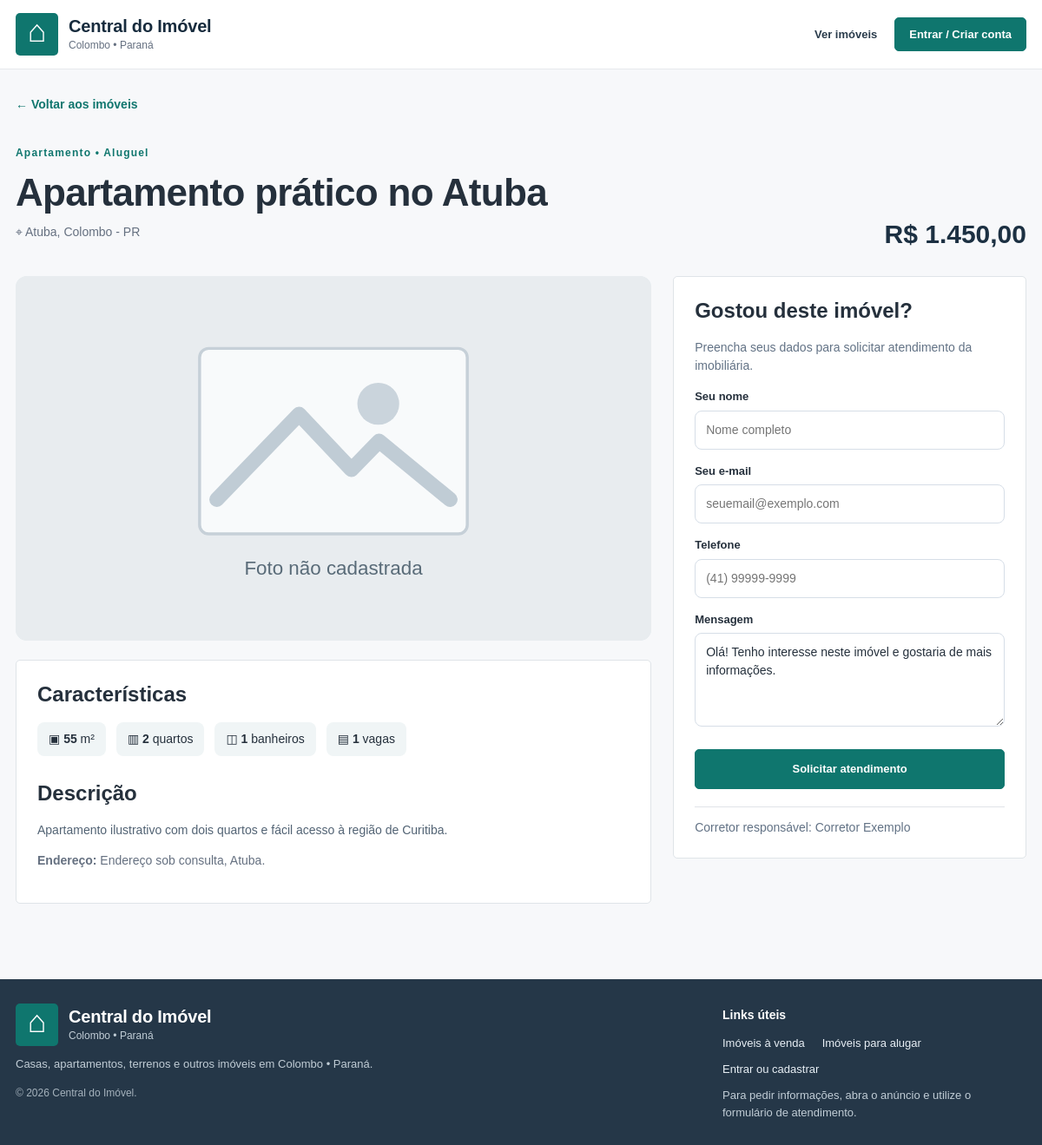
/imovel.php?id=2, run on the app's committed database.
### tables this page shows
CREATE TABLE IF NOT EXISTS imoveis (
  id_imovel INT AUTO_INCREMENT PRIMARY KEY,
  titulo VARCHAR(180) NOT NULL,
  tipo VARCHAR(40) NOT NULL,
  finalidade ENUM('Venda','Aluguel') NOT NULL,
  endereco VARCHAR(180) NOT NULL,
  bairro VARCHAR(100) NOT NULL,
  cidade VARCHAR(100) NOT NULL DEFAULT 'Colombo',
  preco DECIMAL(12,2) NOT NULL,
  descricao TEXT,
  quartos INT NOT NULL DEFAULT 0,
  banheiros INT NOT NULL DEFAULT 0,
  vagas INT NOT NULL DEFAULT 0,
  area INT NOT NULL DEFAULT 0,
  imagem VARCHAR(255),
  id_corretor INT NULL,
  FOREIGN KEY (id_corretor) REFERENCES corretores(id_corretor) ON DELETE SET NULL
);

CREATE TABLE IF NOT EXISTS corretores (
  id_corretor INT AUTO_INCREMENT PRIMARY KEY,
  nome VARCHAR(120) NOT NULL,
  telefone VARCHAR(30),
  email VARCHAR(150)
);

### config/conexao.php (called while the page is built, shortened)
<?php
function db(): PDO
{
    static $conexao = null;
    if ($conexao === null) {
        try {
            $conexao = new PDO(
                'mysql:host=' . DB_HOST . ';dbname=' . DB_NOME . ';charset=utf8mb4',
                DB_USUARIO,
                DB_SENHA,
                [PDO::ATTR_ERRMODE => PDO::ERRMODE_EXCEPTION,
                 PDO::ATTR_DEFAULT_FETCH_MODE => PDO::FETCH_ASSOC,
                 PDO::ATTR_EMULATE_PREPARES => false]
            );
        } catch (PDOException $erro) {
            http_response_code(500);
            exit('Erro na conexão com o banco. Verifique o XAMPP, o banco central_imovel e config/conexao.php.');
        }
    }
    return $conexao;
}

### imovel.php (the view, shortened to what this page needs)
<?php
require_once __DIR__ . '/config/funcoes.php';
$id = filter_input(INPUT_GET, 'id', FILTER_VALIDATE_INT);
$busca = db()->prepare('SELECT i.*, c.nome AS corretor_nome FROM imoveis i LEFT JOIN corretores c ON c.id_corretor = i.id_corretor WHERE i.id_imovel = ?');
$busca->execute([$id ?: 0]);
$imovel = $busca->fetch();
$galeria = [];
if (!$galeria) $galeria[] = foto_imovel($imovel);
?>
<main class="container pagina">
 <p><a class="voltar" href="<?= h(caminho('index.php')) ?>">← Voltar aos imóveis</a></p>
 <div class="detalhe-cabecalho"><div><span class="sobretitulo verde"><?= h($imovel['tipo']) ?> • <?= h($imovel['finalidade']) ?></span><h1><?= h($imovel['titulo']) ?></h1><p class="local">⌖ <?= h($imovel['bairro']) ?>, <?= h($imovel['cidade']) ?> - PR</p></div><strong class="preco-grande"><?= h(dinheiro($imovel['preco'])) ?></strong></div>
 <div class="detalhe-layout"><div>
  <div class="detalhe-imagem"><img id="foto-principal" src="<?= h($galeria[0]) ?>" alt="Imagem referente ao imóvel: <?= h($imovel['titulo']) ?>"></div>
  <div class="bloco-branco"><h2>Características</h2><div class="caracteristicas"><span>▣ <b><?= (int)$imovel['area'] ?></b> m²</span><span>▥ <b><?= (int)$imovel['quartos'] ?></b> quartos</span><span>◫ <b><?= (int)$imovel['banheiros'] ?></b> banheiros</span><span>▤ <b><?= (int)$imovel['vagas'] ?></b> vagas</span></div><h2>Descrição</h2><p class="descricao"><?= nl2br(h($imovel['descricao'] ?: 'Sem descrição cadastrada.')) ?></p><p class="local"><b>Endereço:</b> <?= h($imovel['endereco']) ?>, <?= h($imovel['bairro']) ?>.</p></div>
 </div>
 <aside class="bloco-branco contato-box"><h2>Gostou deste imóvel?</h2><p>Preencha seus dados para solicitar atendimento da imobiliária.</p><form method="post" action="<?= h(caminho('contato.php')) ?>">
 <label for="nome">Seu nome</label><input required maxlength="120" id="nome" name="nome" placeholder="Nome completo" value="<?= h(e_visitante() ? usuario()['nome'] : '') ?>">
 <label for="email">Seu e-mail</label><input required type="email" maxlength="150" id="email" name="email" placeholder="seuemail@exemplo.com" value="<?= h(e_visitante() ? usuario()['email'] : '') ?>">
 <label for="telefone">Telefone</label><input maxlength="30" id="telefone" name="telefone" placeholder="(41) 99999-9999">
 <label for="mensagem">Mensagem</label><textarea id="mensagem" maxlength="1500" name="mensagem" rows="4" required>Olá! Tenho interesse neste imóvel e gostaria de mais informações.</textarea>
 <button class="botao largura-total" type="submit">Solicitar atendimento</button></form><p class="nota-contato">Corretor responsável: <?= h($imovel['corretor_nome'] ?: 'A definir') ?></p>
 </aside></div>
</main>

### assets/css/estilo.css (style rules this page uses)
:root { --cor-principal: #0f766e; --azul-escuro: #172a3a; --texto: #253449; --secundario: #697889; --fundo: #f5f7fa; --borda: #e2e8ef; --branco: #fff; --sombra: 0 10px 35px rgba(24,41,58,.075); }
* { box-sizing: border-box; }
html { scroll-behavior: smooth; }
body { margin: 0; background: var(--fundo); color: var(--texto); font: 16px/1.55 Arial, Helvetica, sans-serif; }
a { color: inherit; text-decoration: none; }
img { max-width: 100%; }
button, input, textarea, select { font: inherit; }
button { cursor: pointer; }
.container { width: min(1160px, calc(100% - 40px)); margin: 0 auto; }
h1,h2,h3,p { margin-top: 0; }
h1,h2,h3 { line-height: 1.25; }
h1 { font-size: clamp(29px, 4vw, 44px); letter-spacing: -.7px; }
h2 { font-size: 24px; }
.botao { display: inline-flex; align-items: center; justify-content: center; border: 1px solid var(--cor-principal); border-radius: 9px; background: var(--cor-principal); padding: 12px 20px; font-weight: 700; font-size: 14px; color: white; transition: filter .15s ease, transform .15s ease; }
.largura-total { width: 100%; }
.sobretitulo { display: inline-block; color: #b4f0e2; font-size: 12px; font-weight: 800; letter-spacing: 1.2px; }
.sobretitulo.verde { color: var(--cor-principal); }
label:not(.caixa-check) { display: block; }
.filtros-campos label, .formulario-grande label, .contato-box label, .login-card label { display: block; font-size: 13px; font-weight: 700; margin-bottom: 6px; }
input:not([type="radio"]):not([type="checkbox"]):not([type="color"]):not([type="file"]), select, textarea { width: 100%; border: 1px solid #d6dee7; background: #fff; padding: 11px 12px; min-height: 44px; border-radius: 8px; color: var(--texto); }
.local { font-size: 14px; color: var(--secundario); }
.pagina { padding-top: 34px; padding-bottom: 40px; }
.voltar { display: inline-block; color: var(--cor-principal); font-size: 14px; font-weight: 700; margin-bottom: 14px; }
.detalhe-cabecalho { display: flex; justify-content: space-between; align-items: flex-end; gap: 25px; margin: 20px 0 26px; }
.detalhe-cabecalho h1 { margin: 8px 0; }
.preco-grande { color: var(--azul-escuro); font-size: 30px; white-space: nowrap; }
.detalhe-layout { display: grid; grid-template-columns: minmax(0,1.8fr) minmax(290px,1fr); gap: 25px; align-items: start; }
.detalhe-imagem { margin-bottom: 22px; height: 420px; border-radius: 13px; overflow: hidden; background: #e5eef1; }
.detalhe-imagem img { width: 100%; height: 100%; object-fit: cover; }
.bloco-branco { background: white; border: 1px solid var(--borda); border-radius: 13px; padding: 24px; box-shadow: 0 3px 18px rgba(17,42,61,.035); margin-bottom: 22px; }
.bloco-branco h2 { margin-bottom: 17px; }
.caracteristicas { display: flex; flex-wrap: wrap; gap: 12px; margin: 12px 0 28px; }
.caracteristicas span { background: #f0f5f6; padding: 9px 13px; border-radius: 8px; font-size: 14px; }
.descricao { white-space: normal; color: #526374; }
.contato-box { position: sticky; top: 20px; }
.contato-box p { color: #627285; font-size: 14px; }
.contato-box label, .login-card label { margin-top: 15px; }
.contato-box .botao, .login-card .botao { margin-top: 20px; }
.nota-contato { border-top: 1px solid var(--borda); margin: 20px 0 0; padding-top: 13px; }
:root { --texto: #25303c; --azul-escuro: #1d3043; --secundario: #657080; --fundo: #f7f8fa; --borda: #e0e3e8; --sombra: 0 2px 8px rgba(34,50,66,.05); }
body { background: var(--fundo); color: var(--texto); font: 14px/1.5 Arial, Helvetica, sans-serif; }
.container { width: min(1220px, calc(100% - 36px)); }
.botao { border-radius: 5px; font-size: 13px; box-shadow: none; }
.pagina { padding-top: 30px; }
.login-card, .bloco-branco, .contato-box { border-color: #dfe4e8; border-radius: 5px; box-shadow: none; }
.preco-grande { color: #1c3042; }

### data on the page
imoveis: tipo "Apartamento", finalidade "Aluguel", titulo "Apartamento prático no Atuba", bairro "Atuba", cidade "Colombo", preco "R$ 1.450,00", area "55", quartos "2", banheiros "1", vagas "1", descricao "Apartamento ilustrativo com dois quartos e fácil acesso à região de Curitiba.", endereco "Endereço sob consulta", id_corretor.nome "Corretor Exemplo"

### other printed values
$m['nome'] "Central do Imóvel Central do Imóvel"
$m['local'] "Colombo • Paraná Colombo • Paraná"
$m['local'] "Colombo • Paraná"
$m['nome'] "Central do Imóvel"
